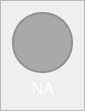
                     <widget class="QFrame" name="frame_ch9">
                      <property name="maximumSize">
                       <size>
                        <width>80</width>
                        <height>150</height>
                       </size>
                      </property>
                      <property name="styleSheet">
                       <string notr="true">QFrame{
	
	border-color: rgb(255, 98, 92);
}

QLabel{
	color: #FFF;
}</string>
                      </property>
                      <property name="frameShape">
                       <enum>QFrame::StyledPanel</enum>
                      </property>
                      <property name="frameShadow">
                       <enum>QFrame::Raised</enum>
                      </property>
                      <layout class="QVBoxLayout" name="verticalLayout_16">
                       <property name="spacing">
                        <number>0</number>
                       </property>
                       <item>
                        <widget class="QFrame" name="frame_ch9_color">
                         <property name="sizePolicy">
                          <sizepolicy hsizetype="Fixed" vsizetype="Fixed">
                           <horstretch>0</horstretch>
                           <verstretch>0</verstretch>
                          </sizepolicy>
                         </property>
                         <property name="minimumSize">
                          <size>
                           <width>61</width>
                           <height>61</height>
                          </size>
                         </property>
                         <property name="maximumSize">
                          <size>
                           <width>1000</width>
                           <height>61</height>
                          </size>
                         </property>
                         <property name="sizeIncrement">
                          <size>
                           <width>1</width>
                           <height>1</height>
                          </size>
                         </property>
                         <property name="styleSheet">
                          <string notr="true">border: 2px solid rgb(145, 145, 145);
border-radius: 30px;
background-color: rgb(169, 169, 169);</string>
                         </property>
                         <property name="frameShape">
                          <enum>QFrame::StyledPanel</enum>
                         </property>
                         <property name="frameShadow">
                          <enum>QFrame::Raised</enum>
                         </property>
                        </widget>
                       </item>
                       <item>
                        <widget class="QLabel" name="label_ch9">
                         <property name="minimumSize">
                          <size>
                           <width>61</width>
                           <height>0</height>
                          </size>
                         </property>
                         <property name="maximumSize">
                          <size>
                           <width>16777215</width>
                           <height>30</height>
                          </size>
                         </property>
                         <property name="font">
                          <font>
                           <family>DM Sans</family>
                           <pointsize>-1</pointsize>
                           <weight>50</weight>
                           <italic>false</italic>
                           <bold>false</bold>
                          </font>
                         </property>
                         <property name="text">
                          <string>Ch9</string>
                         </property>
                         <property name="alignment">
                          <set>Qt::AlignCenter</set>
                         </property>
                        </widget>
                       </item>
                       <item>
                        <widget class="QLabel" name="label_ch9_value">
                         <property name="minimumSize">
                          <size>
                           <width>61</width>
                           <height>0</height>
                          </size>
                         </property>
                         <property name="maximumSize">
                          <size>
                           <width>16777215</width>
                           <height>30</height>
                          </size>
                         </property>
                         <property name="font">
                          <font>
                           <family>DM Sans</family>
                           <pointsize>12</pointsize>
                           <weight>50</weight>
                           <italic>false</italic>
                           <bold>false</bold>
                          </font>
                         </property>
                         <property name="styleSheet">
                          <string notr="true">font:12pt</string>
                         </property>
                         <property name="text">
                          <string>NA</string>
                         </property>
                         <property name="alignment">
                          <set>Qt::AlignCenter</set>
                         </property>
                        </widget>
                       </item>
                      </layout>
                     </widget>
